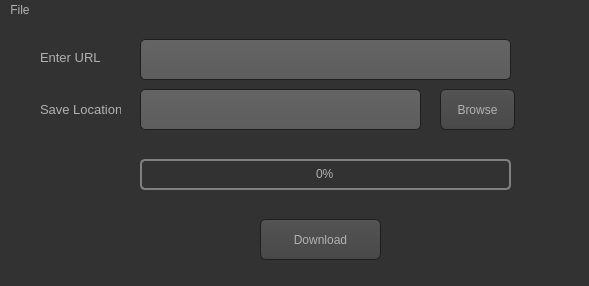
<?xml version="1.0" encoding="UTF-8"?>
<ui version="4.0">
 <class>MainWindow</class>
 <widget class="QMainWindow" name="MainWindow">
  <property name="geometry">
   <rect>
    <x>0</x>
    <y>0</y>
    <width>589</width>
    <height>286</height>
   </rect>
  </property>
  <property name="windowTitle">
   <string>MainWindow</string>
  </property>
  <property name="styleSheet">
   <string notr="true">QToolTip
{
     border: 1px solid black;
     background-color: #ffa02f;
     padding: 1px;
     border-radius: 3px;
     opacity: 100;
}

QWidget
{
    color: #b1b1b1;
    background-color: #323232;
}

QTreeView, QListView
{
    background-color: silver;
    margin-left: 5px;
}

QWidget:item:hover
{
    background-color: QLinearGradient( x1: 0, y1: 0, x2: 0, y2: 1, stop: 0 #ffa02f, stop: 1 #ca0619);
    color: #000000;
}

QWidget:item:selected
{
    background-color: QLinearGradient( x1: 0, y1: 0, x2: 0, y2: 1, stop: 0 #ffa02f, stop: 1 #d7801a);
}

QMenuBar::item
{
    background: transparent;
}

QMenuBar::item:selected
{
    background: transparent;
    border: 1px solid #ffaa00;
}

QMenuBar::item:pressed
{
    background: #444;
    border: 1px solid #000;
    background-color: QLinearGradient(
        x1:0, y1:0,
        x2:0, y2:1,
        stop:1 #212121,
        stop:0.4 #343434/*,
        stop:0.2 #343434,
        stop:0.1 #ffaa00*/
    );
    margin-bottom:-1px;
    padding-bottom:1px;
}

QMenu
{
    border: 1px solid #000;
}

QMenu::item
{
    padding: 2px 20px 2px 20px;
}

QMenu::item:selected
{
    color: #000000;
}

QWidget:disabled
{
    color: #808080;
    background-color: #323232;
}

QAbstractItemView
{
    background-color: QLinearGradient( x1: 0, y1: 0, x2: 0, y2: 1, stop: 0 #4d4d4d, stop: 0.1 #646464, stop: 1 #5d5d5d);
}

QWidget:focus
{
    /*border: 1px solid darkgray;*/
}

QLineEdit
{
    background-color: QLinearGradient( x1: 0, y1: 0, x2: 0, y2: 1, stop: 0 #4d4d4d, stop: 0 #646464, stop: 1 #5d5d5d);
    padding: 1px;
    border-style: solid;
    border: 1px solid #1e1e1e;
    border-radius: 5;
}

QPushButton
{
    color: #b1b1b1;
    background-color: QLinearGradient( x1: 0, y1: 0, x2: 0, y2: 1, stop: 0 #565656, stop: 0.1 #525252, stop: 0.5 #4e4e4e, stop: 0.9 #4a4a4a, stop: 1 #464646);
    border-width: 1px;
    border-color: #1e1e1e;
    border-style: solid;
    border-radius: 6;
    padding: 3px;
    font-size: 12px;
    padding-left: 5px;
    padding-right: 5px;
    min-width: 40px;
}

QPushButton:pressed
{
    background-color: QLinearGradient( x1: 0, y1: 0, x2: 0, y2: 1, stop: 0 #2d2d2d, stop: 0.1 #2b2b2b, stop: 0.5 #292929, stop: 0.9 #282828, stop: 1 #252525);
}

QComboBox
{
    selection-background-color: #ffaa00;
    background-color: QLinearGradient( x1: 0, y1: 0, x2: 0, y2: 1, stop: 0 #565656, stop: 0.1 #525252, stop: 0.5 #4e4e4e, stop: 0.9 #4a4a4a, stop: 1 #464646);
    border-style: solid;
    border: 1px solid #1e1e1e;
    border-radius: 5;
}

QComboBox:hover,QPushButton:hover
{
    border: 2px solid QLinearGradient( x1: 0, y1: 0, x2: 0, y2: 1, stop: 0 #ffa02f, stop: 1 #d7801a);
}


QComboBox:on
{
    padding-top: 3px;
    padding-left: 4px;
    background-color: QLinearGradient( x1: 0, y1: 0, x2: 0, y2: 1, stop: 0 #2d2d2d, stop: 0.1 #2b2b2b, stop: 0.5 #292929, stop: 0.9 #282828, stop: 1 #252525);
    selection-background-color: #ffaa00;
}

QComboBox QAbstractItemView
{
    border: 2px solid darkgray;
    selection-background-color: QLinearGradient( x1: 0, y1: 0, x2: 0, y2: 1, stop: 0 #ffa02f, stop: 1 #d7801a);
}

QComboBox::drop-down
{
     subcontrol-origin: padding;
     subcontrol-position: top right;
     width: 15px;

     border-left-width: 0px;
     border-left-color: darkgray;
     border-left-style: solid; /* just a single line */
     border-top-right-radius: 3px; /* same radius as the QComboBox */
     border-bottom-right-radius: 3px;
 }

QComboBox::down-arrow
{
     image: url(:/dark_orange/img/down_arrow.png);
}

QGroupBox
{
    border: 1px solid darkgray;
    margin-top: 10px;
}

QGroupBox:focus
{
    border: 1px solid darkgray;
}

QTextEdit:focus
{
    border: 1px solid darkgray;
}

QScrollBar:horizontal {
     border: 1px solid #222222;
     background: QLinearGradient( x1: 0, y1: 0, x2: 0, y2: 1, stop: 0.0 #121212, stop: 0.2 #282828, stop: 1 #484848);
     height: 7px;
     margin: 0px 16px 0 16px;
}

QScrollBar::handle:horizontal
{
      background: QLinearGradient( x1: 0, y1: 0, x2: 1, y2: 0, stop: 0 #ffa02f, stop: 0.5 #d7801a, stop: 1 #ffa02f);
      min-height: 20px;
      border-radius: 2px;
}

QScrollBar::add-line:horizontal {
      border: 1px solid #1b1b19;
      border-radius: 2px;
      background: QLinearGradient( x1: 0, y1: 0, x2: 1, y2: 0, stop: 0 #ffa02f, stop: 1 #d7801a);
      width: 14px;
      subcontrol-position: right;
      subcontrol-origin: margin;
}

QScrollBar::sub-line:horizontal {
      border: 1px solid #1b1b19;
      border-radius: 2px;
      background: QLinearGradient( x1: 0, y1: 0, x2: 1, y2: 0, stop: 0 #ffa02f, stop: 1 #d7801a);
      width: 14px;
     subcontrol-position: left;
     subcontrol-origin: margin;
}

QScrollBar::right-arrow:horizontal, QScrollBar::left-arrow:horizontal
{
      border: 1px solid black;
      width: 1px;
      height: 1px;
      background: white;
}

QScrollBar::add-page:horizontal, QScrollBar::sub-page:horizontal
{
      background: none;
}

QScrollBar:vertical
{
      background: QLinearGradient( x1: 0, y1: 0, x2: 1, y2: 0, stop: 0.0 #121212, stop: 0.2 #282828, stop: 1 #484848);
      width: 7px;
      margin: 16px 0 16px 0;
      border: 1px solid #222222;
}

QScrollBar::handle:vertical
{
      background: QLinearGradient( x1: 0, y1: 0, x2: 0, y2: 1, stop: 0 #ffa02f, stop: 0.5 #d7801a, stop: 1 #ffa02f);
      min-height: 20px;
      border-radius: 2px;
}

QScrollBar::add-line:vertical
{
      border: 1px solid #1b1b19;
      border-radius: 2px;
      background: QLinearGradient( x1: 0, y1: 0, x2: 0, y2: 1, stop: 0 #ffa02f, stop: 1 #d7801a);
      height: 14px;
      subcontrol-position: bottom;
      subcontrol-origin: margin;
}

QScrollBar::sub-line:vertical
{
      border: 1px solid #1b1b19;
      border-radius: 2px;
      background: QLinearGradient( x1: 0, y1: 0, x2: 0, y2: 1, stop: 0 #d7801a, stop: 1 #ffa02f);
      height: 14px;
      subcontrol-position: top;
      subcontrol-origin: margin;
}

QScrollBar::up-arrow:vertical, QScrollBar::down-arrow:vertical
{
      border: 1px solid black;
      width: 1px;
      height: 1px;
      background: white;
}


QScrollBar::add-page:vertical, QScrollBar::sub-page:vertical
{
      background: none;
}

QTextEdit
{
    background-color: #242424;
}

QPlainTextEdit
{
    background-color: #242424;
}

QHeaderView::section
{
    background-color: QLinearGradient(x1:0, y1:0, x2:0, y2:1, stop:0 #616161, stop: 0.5 #505050, stop: 0.6 #434343, stop:1 #656565);
    color: white;
    padding-left: 4px;
    border: 1px solid #6c6c6c;
}

QCheckBox:disabled
{
color: #414141;
}

QDockWidget::title
{
    text-align: center;
    spacing: 3px; /* spacing between items in the tool bar */
    background-color: QLinearGradient(x1:0, y1:0, x2:0, y2:1, stop:0 #323232, stop: 0.5 #242424, stop:1 #323232);
}

QDockWidget::close-button, QDockWidget::float-button
{
    text-align: center;
    spacing: 1px; /* spacing between items in the tool bar */
    background-color: QLinearGradient(x1:0, y1:0, x2:0, y2:1, stop:0 #323232, stop: 0.5 #242424, stop:1 #323232);
}

QDockWidget::close-button:hover, QDockWidget::float-button:hover
{
    background: #242424;
}

QDockWidget::close-button:pressed, QDockWidget::float-button:pressed
{
    padding: 1px -1px -1px 1px;
}

QMainWindow::separator
{
    background-color: QLinearGradient(x1:0, y1:0, x2:0, y2:1, stop:0 #161616, stop: 0.5 #151515, stop: 0.6 #212121, stop:1 #343434);
    color: white;
    padding-left: 4px;
    border: 1px solid #4c4c4c;
    spacing: 3px; /* spacing between items in the tool bar */
}

QMainWindow::separator:hover
{

    background-color: QLinearGradient(x1:0, y1:0, x2:0, y2:1, stop:0 #d7801a, stop:0.5 #b56c17 stop:1 #ffa02f);
    color: white;
    padding-left: 4px;
    border: 1px solid #6c6c6c;
    spacing: 3px; /* spacing between items in the tool bar */
}

QToolBar::handle
{
     spacing: 3px; /* spacing between items in the tool bar */
     background: url(:/dark_orange/img/handle.png);
}

QMenu::separator
{
    height: 2px;
    background-color: QLinearGradient(x1:0, y1:0, x2:0, y2:1, stop:0 #161616, stop: 0.5 #151515, stop: 0.6 #212121, stop:1 #343434);
    color: white;
    padding-left: 4px;
    margin-left: 10px;
    margin-right: 5px;
}

QProgressBar
{
    border: 2px solid grey;
    border-radius: 5px;
    text-align: center;
}

QProgressBar::chunk
{
    background-color: #d7801a;
    width: 2.15px;
    margin: 0.5px;
}

QTabBar::tab {
    color: #b1b1b1;
    border: 1px solid #444;
    border-bottom-style: none;
    background-color: #323232;
    padding-left: 10px;
    padding-right: 10px;
    padding-top: 3px;
    padding-bottom: 2px;
    margin-right: -1px;
}

QTabWidget::pane {
    border: 1px solid #444;
    top: 1px;
}

QTabBar::tab:last
{
    margin-right: 0; /* the last selected tab has nothing to overlap with on the right */
    border-top-right-radius: 3px;
}

QTabBar::tab:first:!selected
{
 margin-left: 0px; /* the last selected tab has nothing to overlap with on the right */


    border-top-left-radius: 3px;
}

QTabBar::tab:!selected
{
    color: #b1b1b1;
    border-bottom-style: solid;
    margin-top: 3px;
    background-color: QLinearGradient(x1:0, y1:0, x2:0, y2:1, stop:1 #212121, stop:.4 #343434);
}

QTabBar::tab:selected
{
    border-top-left-radius: 3px;
    border-top-right-radius: 3px;
    margin-bottom: 0px;
}

QTabBar::tab:!selected:hover
{
    /*border-top: 2px solid #ffaa00;
    padding-bottom: 3px;*/
    border-top-left-radius: 3px;
    border-top-right-radius: 3px;
    background-color: QLinearGradient(x1:0, y1:0, x2:0, y2:1, stop:1 #212121, stop:0.4 #343434, stop:0.2 #343434, stop:0.1 #ffaa00);
}

QRadioButton::indicator:checked, QRadioButton::indicator:unchecked{
    color: #b1b1b1;
    background-color: #323232;
    border: 1px solid #b1b1b1;
    border-radius: 6px;
}

QRadioButton::indicator:checked
{
    background-color: qradialgradient(
        cx: 0.5, cy: 0.5,
        fx: 0.5, fy: 0.5,
        radius: 1.0,
        stop: 0.25 #ffaa00,
        stop: 0.3 #323232
    );
}

QCheckBox::indicator{
    color: #b1b1b1;
    background-color: #323232;
    border: 1px solid #b1b1b1;
    width: 9px;
    height: 9px;
}

QRadioButton::indicator
{
    border-radius: 6px;
}

QRadioButton::indicator:hover, QCheckBox::indicator:hover
{
    border: 1px solid #ffaa00;
}

QCheckBox::indicator:checked
{
    image:url(:/dark_orange/img/checkbox.png);
}

QCheckBox::indicator:disabled, QRadioButton::indicator:disabled
{
    border: 1px solid #444;
}


QSlider::groove:horizontal {
    border: 1px solid #3A3939;
    height: 8px;
    background: #201F1F;
    margin: 2px 0;
    border-radius: 2px;
}

QSlider::handle:horizontal {
    background: QLinearGradient( x1: 0, y1: 0, x2: 0, y2: 1,
      stop: 0.0 silver, stop: 0.2 #a8a8a8, stop: 1 #727272);
    border: 1px solid #3A3939;
    width: 14px;
    height: 14px;
    margin: -4px 0;
    border-radius: 2px;
}

QSlider::groove:vertical {
    border: 1px solid #3A3939;
    width: 8px;
    background: #201F1F;
    margin: 0 0px;
    border-radius: 2px;
}

QSlider::handle:vertical {
    background: QLinearGradient( x1: 0, y1: 0, x2: 0, y2: 1, stop: 0.0 silver,
      stop: 0.2 #a8a8a8, stop: 1 #727272);
    border: 1px solid #3A3939;
    width: 14px;
    height: 14px;
    margin: 0 -4px;
    border-radius: 2px;
}

QAbstractSpinBox {
    padding-top: 2px;
    padding-bottom: 2px;
    border: 1px solid darkgray;

    border-radius: 2px;
    min-width: 50px;
}

</string>
  </property>
  <widget class="QWidget" name="centralwidget">
   <widget class="QLineEdit" name="lineEdit">
    <property name="geometry">
     <rect>
      <x>140</x>
      <y>20</y>
      <width>371</width>
      <height>41</height>
     </rect>
    </property>
   </widget>
   <widget class="QLineEdit" name="lineEdit_2">
    <property name="geometry">
     <rect>
      <x>140</x>
      <y>70</y>
      <width>281</width>
      <height>41</height>
     </rect>
    </property>
   </widget>
   <widget class="QLabel" name="label">
    <property name="geometry">
     <rect>
      <x>40</x>
      <y>30</y>
      <width>61</width>
      <height>16</height>
     </rect>
    </property>
    <property name="font">
     <font>
      <pointsize>10</pointsize>
     </font>
    </property>
    <property name="text">
     <string>Enter URL</string>
    </property>
   </widget>
   <widget class="QLabel" name="label_2">
    <property name="geometry">
     <rect>
      <x>40</x>
      <y>80</y>
      <width>81</width>
      <height>20</height>
     </rect>
    </property>
    <property name="font">
     <font>
      <pointsize>10</pointsize>
     </font>
    </property>
    <property name="text">
     <string>Save Location</string>
    </property>
   </widget>
   <widget class="QPushButton" name="pushButton">
    <property name="geometry">
     <rect>
      <x>440</x>
      <y>70</y>
      <width>75</width>
      <height>41</height>
     </rect>
    </property>
    <property name="text">
     <string>Browse</string>
    </property>
   </widget>
   <widget class="QProgressBar" name="progressBar">
    <property name="geometry">
     <rect>
      <x>140</x>
      <y>140</y>
      <width>371</width>
      <height>31</height>
     </rect>
    </property>
    <property name="value">
     <number>0</number>
    </property>
   </widget>
   <widget class="QPushButton" name="pushButton_2">
    <property name="geometry">
     <rect>
      <x>260</x>
      <y>200</y>
      <width>121</width>
      <height>41</height>
     </rect>
    </property>
    <property name="text">
     <string>Download</string>
    </property>
   </widget>
  </widget>
  <widget class="QMenuBar" name="menubar">
   <property name="geometry">
    <rect>
     <x>0</x>
     <y>0</y>
     <width>589</width>
     <height>21</height>
    </rect>
   </property>
   <widget class="QMenu" name="menufile">
    <property name="title">
     <string>File</string>
    </property>
    <addaction name="actionExit"/>
   </widget>
   <addaction name="menufile"/>
  </widget>
  <widget class="QStatusBar" name="statusbar"/>
  <action name="actionExit">
   <property name="text">
    <string>Exit</string>
   </property>
  </action>
 </widget>
 <resources/>
 <connections/>
</ui>
